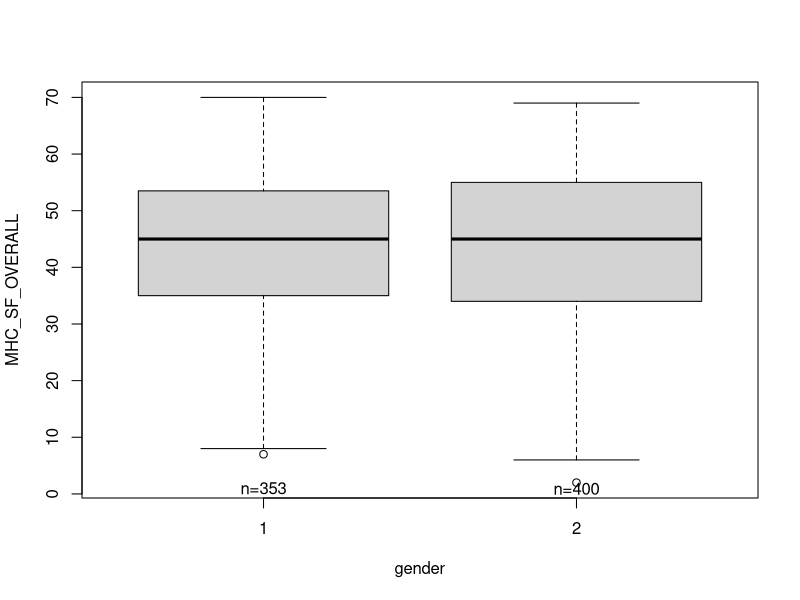
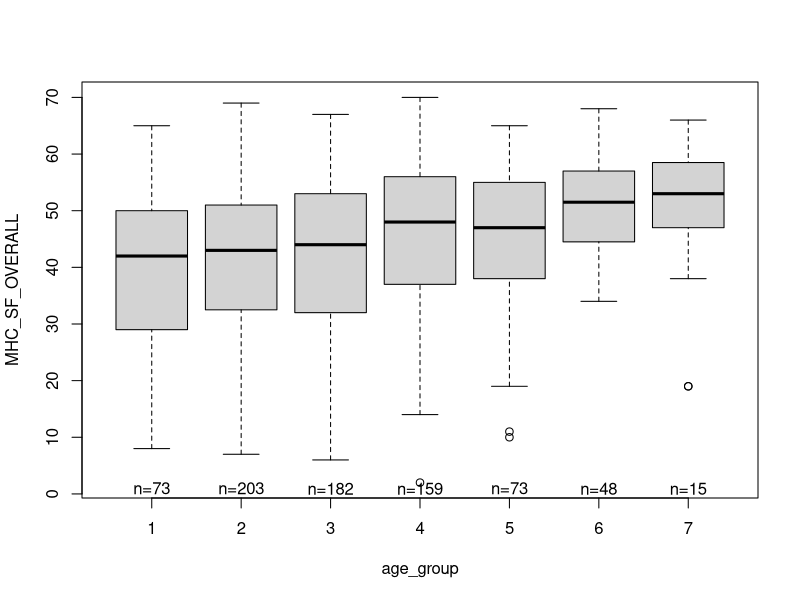
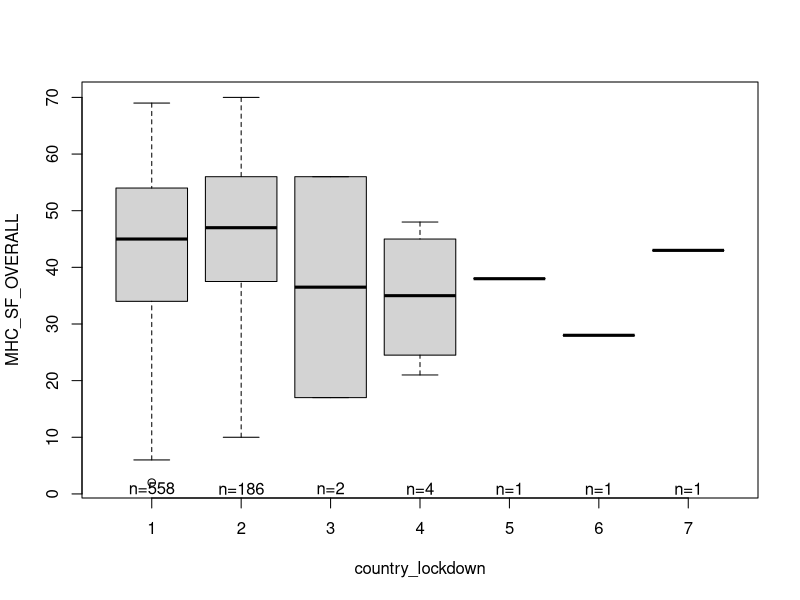
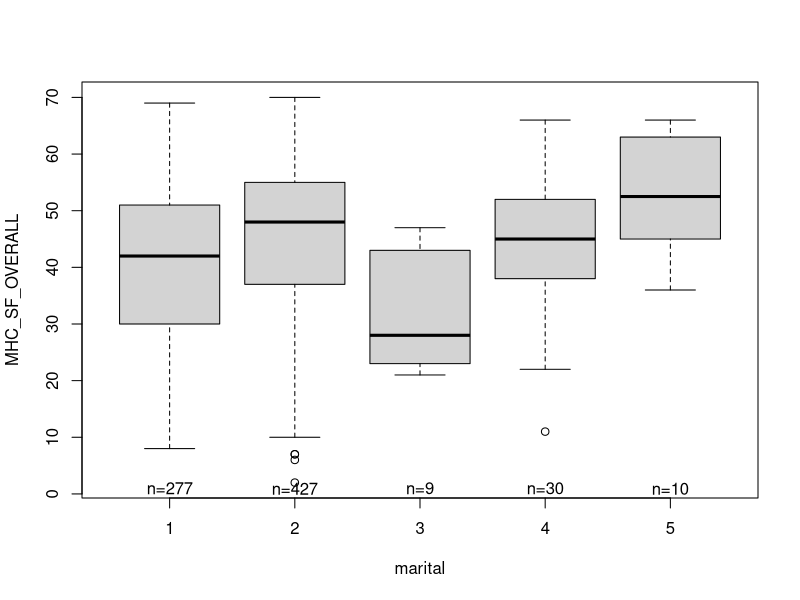
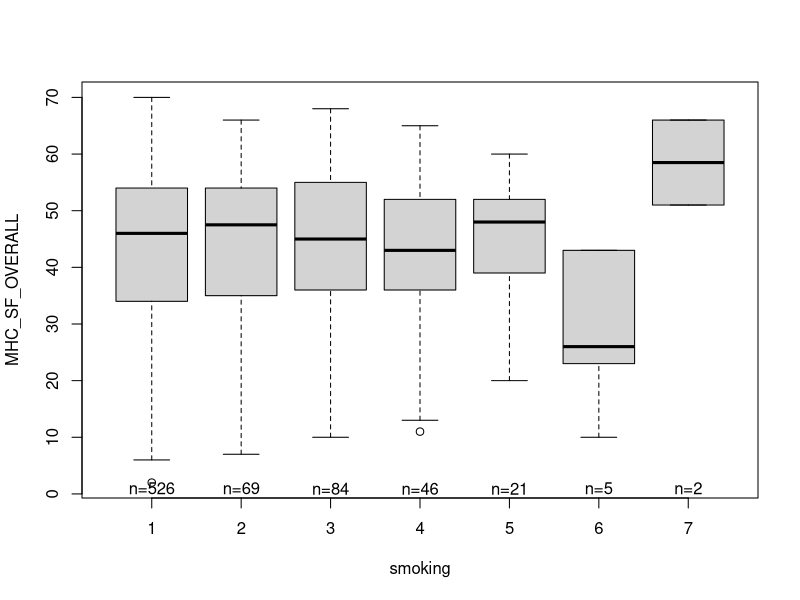
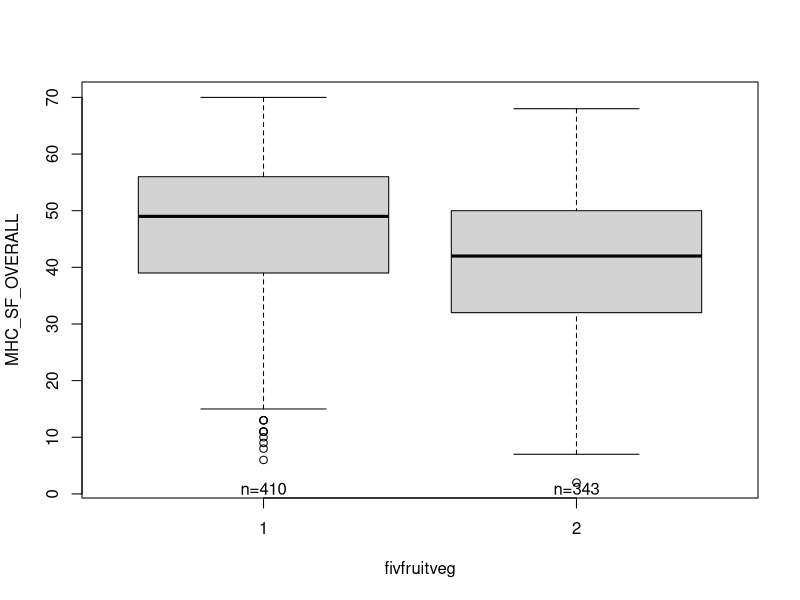
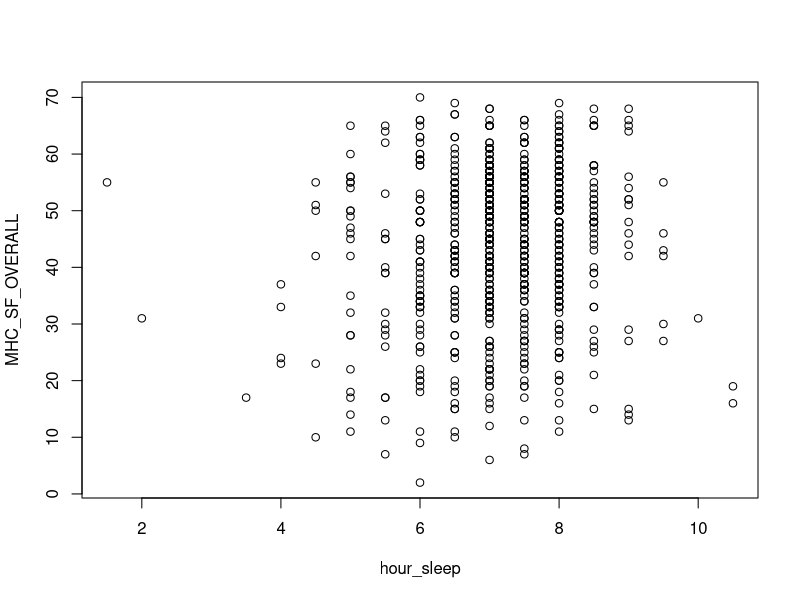
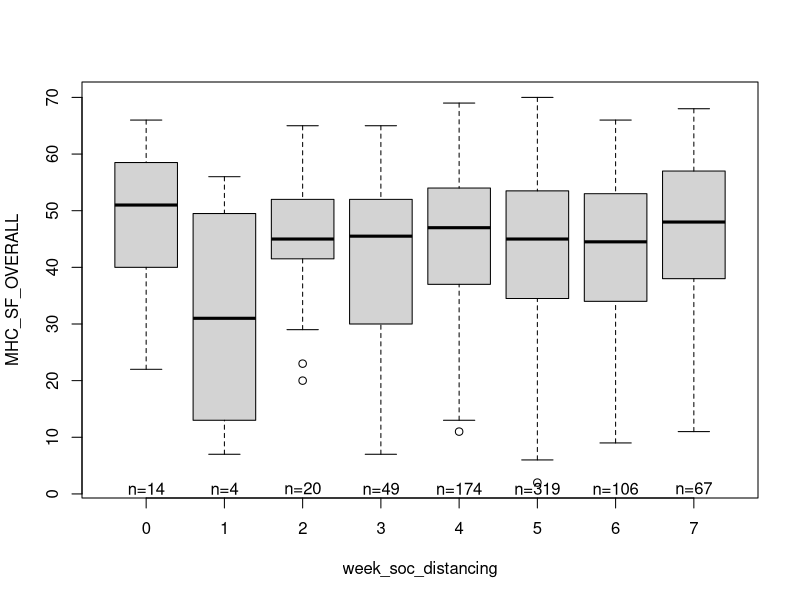

Here is the R script that generated these plots, in order:
## ---- chunk 1
knitr::opts_chunk$set(echo = TRUE)
library(tidyverse)
## ---- chunk 2
data <- read.csv("MH_survey_only_higher_index.csv",
    na.strings = "NA")
names(data)
names(data)[1] <- "gender"

data <- data[, -c(17:22)]


# Assigning factors
data$gender <- factor(data$gender)
data$age_group <- factor(data$age_group)
data$country_lockdown <- factor(data$country_lockdown)
data$marital <- factor(data$marital)
data$smoking <- factor(data$smoking)
data$fivfruitveg <- factor(data$fivfruitveg)
data$shielded <- factor(data$shielded)
data$week_soc_distancing <- factor(data$week_soc_distancing)
data$athlete <- factor(data$athlete)
## ---- chunk 3
n_lab_to_boxplot <- function(factor_var) {
    lev <- levels(factor_var)
    for(i in seq_along(lev)) {
        text(i, 1, paste("n=", sum(factor_var == lev[i]), sep = ""))
    }
}


plot(MHC_SF_OVERALL ~ gender, data = data)
n_lab_to_boxplot(data$gender)

plot(MHC_SF_OVERALL ~ age_group, data = data)
n_lab_to_boxplot(data$age_group)

plot(MHC_SF_OVERALL ~ country_lockdown, data = data)
n_lab_to_boxplot(data$country_lockdown)

plot(MHC_SF_OVERALL ~ marital, data = data)
n_lab_to_boxplot(data$marital)

plot(MHC_SF_OVERALL ~ smoking, data = data)
n_lab_to_boxplot(data$smoking)

plot(MHC_SF_OVERALL ~ fivfruitveg, data = data)
n_lab_to_boxplot(data$fivfruitveg)

plot(MHC_SF_OVERALL ~ hour_sleep, data = data)

plot(MHC_SF_OVERALL ~ week_soc_distancing, data = data)
n_lab_to_boxplot(data$week_soc_distancing)

plot(MHC_SF_OVERALL ~ shielded, data = data)
n_lab_to_boxplot(data$shielded)

plot(MHC_SF_OVERALL ~ lockdown_bubble, data = data)

plot(MHC_SF_OVERALL ~ athlete, data = data)
n_lab_to_boxplot(data$athlete)

plot(MHC_SF_OVERALL ~ AIMS_TOTAL, data = data)
abline(line(data$AIMS_TOTAL, data$MHC_SF_OVERALL))

plot(MHC_SF_OVERALL ~ HADS_OVERALL, data = data)
abline(line(data$HADS_OVERALL, data$MHC_SF_OVERALL))

plot(MHC_SF_OVERALL ~ RES_TOTAL, data = data)
abline(line(data$RES_TOTAL, data$MHC_SF_OVERALL))

plot(MHC_SF_OVERALL ~ LONE_TOTAL, data = data)
abline(line(data$LONE_TOTAL, data$MHC_SF_OVERALL))
## ---- chunk 4
data %>% select(gender, athlete) %>% table()
plot(athlete ~ gender, data = data)
## ---- chunk 5
data %>% select(age_group, athlete) %>% table()
plot(athlete ~ age_group, data = data)
## ---- chunk 6
data %>% select(age_group, gender) %>% table()
plot(gender ~ age_group, data = data)
## ---- chunk 7
data %>% select(shielded, athlete) %>% table()
plot(athlete ~ shielded, data = data)
## ---- chunk 8
data %>% select(marital, athlete) %>% table()
plot(athlete ~ marital, data = data)

## ---- chunk 9
data %>% select(fivfruitveg, athlete) %>% table()
plot(athlete ~ fivfruitveg, data = data)
## ---- chunk 10
data %>% select(smoking, athlete) %>% table()
plot(athlete ~ smoking, data = data)
## ---- chunk 11
data %>% ggplot(aes(x=gender, y=MHC_SF_OVERALL, color=athlete)) + geom_boxplot()
## ---- chunk 12
data %>% 
    mutate(gender = ifelse(gender==1, "Male", "Female"), 
           athlete = ifelse(athlete==1, "Athlete", "Non-Athlete")) %>% 
    mutate(Qurantined=shielded) %>% 
    ggplot(aes(x=athlete, y=MHC_SF_OVERALL, color=Qurantined)) + 
    geom_boxplot() + 
    facet_grid(~gender) + xlab("") + theme_bw() #doesn't error occur?
## ---- chunk 13
data %>% 
    mutate(gender = ifelse(gender==1, "Male", "Female"), 
           athlete = ifelse(athlete==1, "Athlete", "Non-Athlete")) %>% 
    ggplot(aes(x=hour_sleep, fill=athlete)) + geom_histogram() + facet_grid(athlete~gender) + theme_bw()
## ---- chunk 14
data %>% 
    mutate(gender = ifelse(gender==1, "Male", "Female"), 
           athlete = ifelse(athlete==1, "Athlete", "Non-Athlete")) %>% 
    ggplot(aes(x=HADS_OVERALL, y=MHC_SF_OVERALL)) + geom_point(aes(color=athlete)) + 
    facet_grid(athlete~gender) + theme_bw() +
    geom_smooth(method="lm", se=FALSE)
## ---- chunk 15
library(corrplot)
library(RColorBrewer)

cor_tbl = data %>% select(-MHC_SF_OVERALL) %>%  
    mutate_each(as.numeric)  %>% na.omit() %>% cor()

corrplot(cor_tbl, type="upper", order="hclust", method="color")
## ---- chunk 16
plot(RES_TOTAL~HADS_OVERALL, data = data)
plot(AIMS_TOTAL ~ jitter(as.numeric(athlete),1), data = data)
